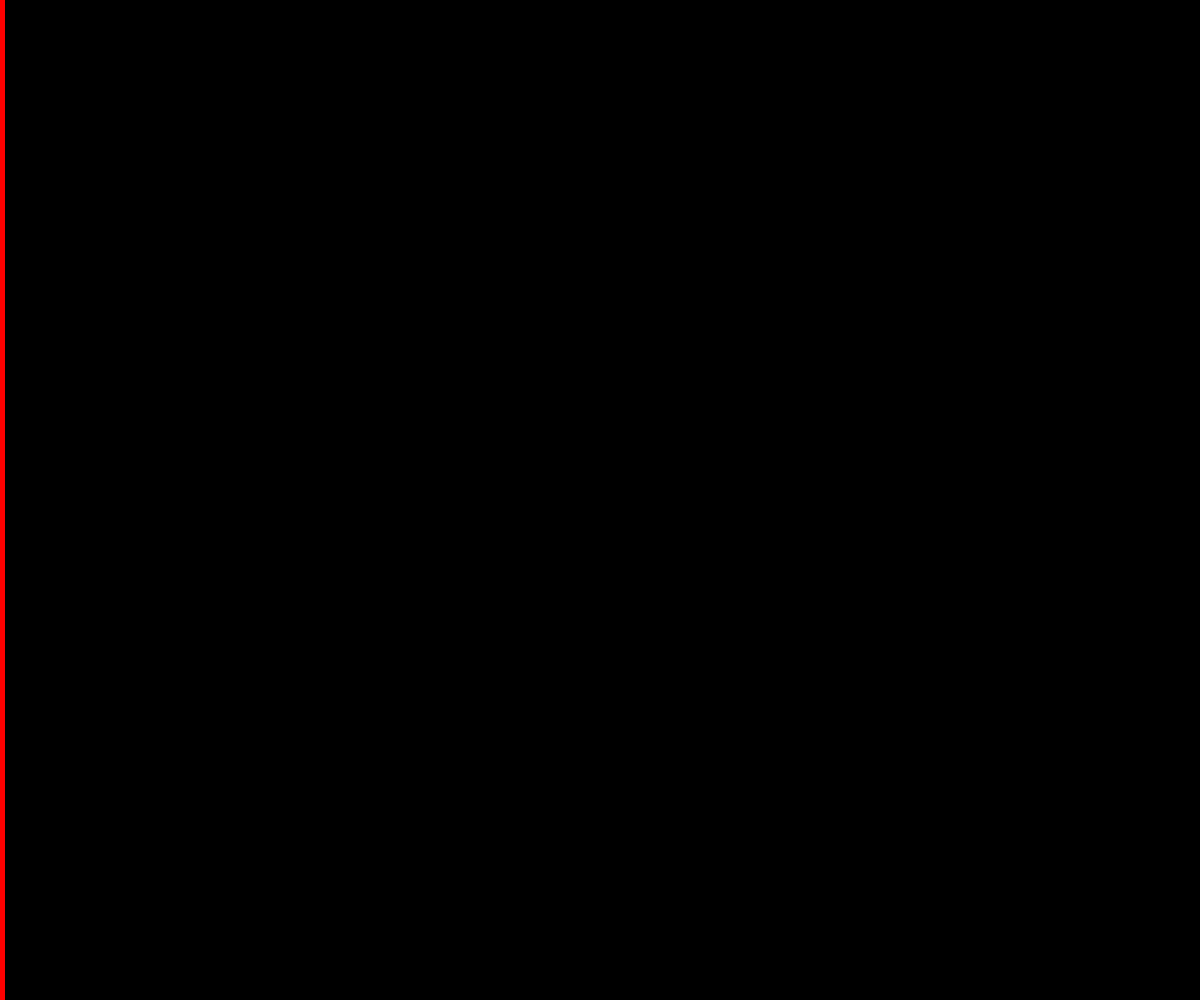
Frame 1 (no input)
Frame 60 (no input): identical to frame 1, image omitted
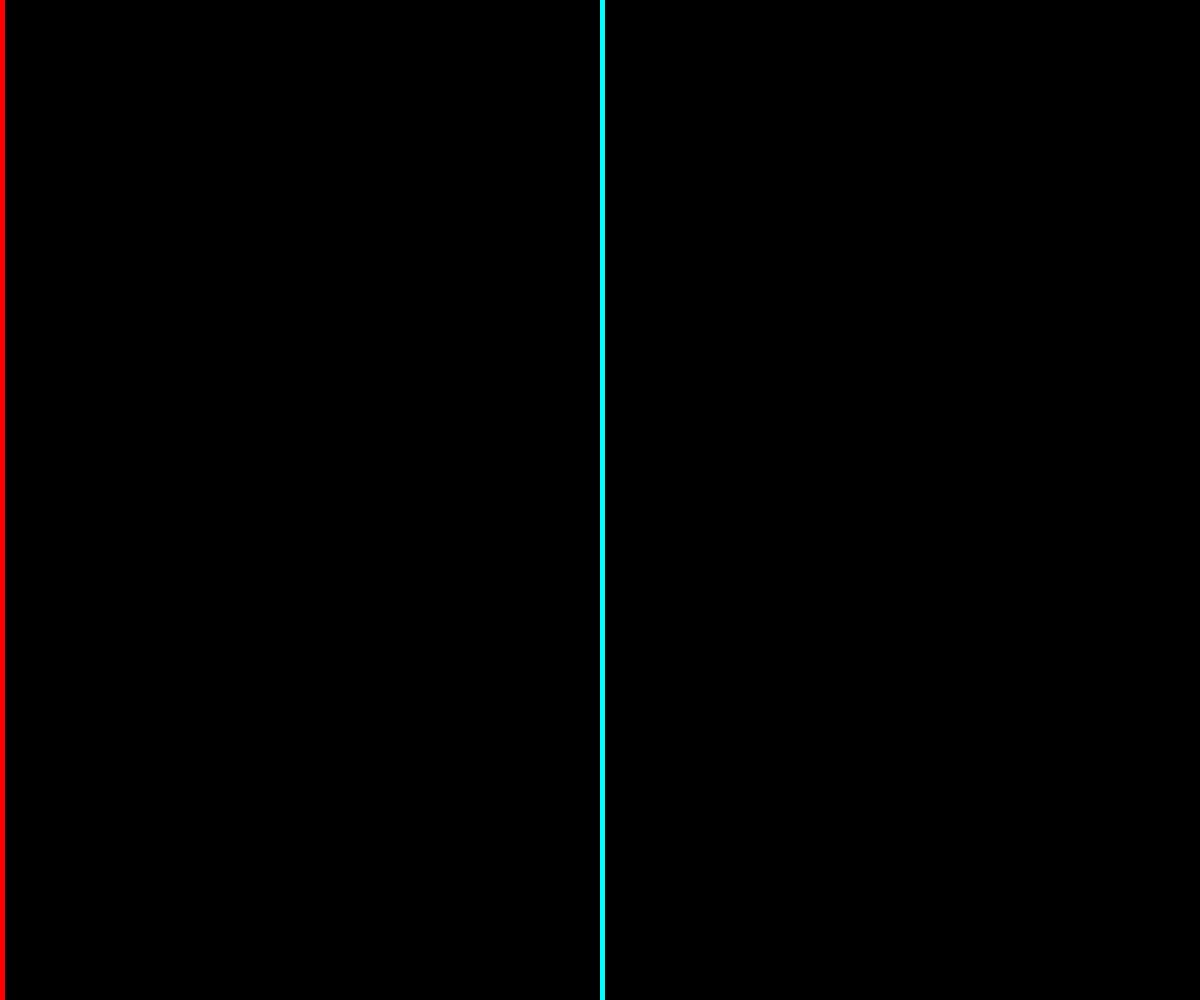
Frame 120 (the mouse pressed at the canvas centre since frame 60)

The p5.js sketch that drew these frames (run headless with seeded random() and noise() and a simulated clock; from frame 60 on, the mouse is pressed at the canvas centre):

// p5.js sketch
// ── sketch.js
/*
 * @name Hue
 * @description Hue is the color reflected from or transmitted through an 
 * object and is typically referred to as the name of the color (red, blue, 
 * yellow, etc.) Move the cursor vertically over each bar to alter its hue.
 */
var canvas;
var barWidth = 5;
var lastBar = -10;

function setup() {
   canvas = createCanvas(window.innerWidth, window.innerHeight);
  colorMode(HSB, height, height, height);  
  noStroke();
  background(0);
}

function draw() {
  var whichBar = mouseX / barWidth;
  if (whichBar !== lastBar) {
    var barX = whichBar * barWidth;
    fill(mouseY, height, height);
    rect(barX, 0, barWidth, height);
    lastBar = whichBar;
  }
}

window.onresize = function() {
  var w = window.innerWidth;
  var h = window.innerHeight;  
  canvas.size(w,h);
  width = w;
  height = h;
};
